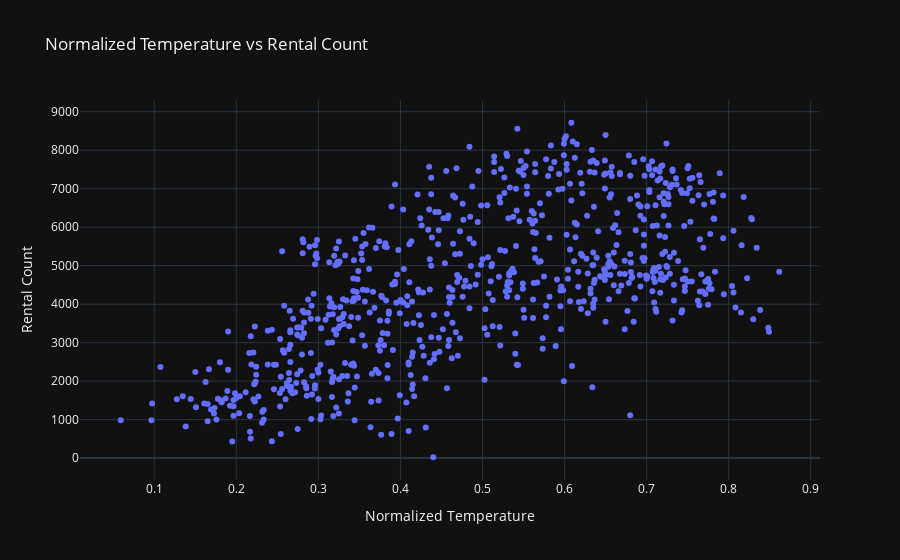

Here is the notebook cell this chart was saved with:
### Markdown cell above
How does temperature affect the number of rentals?

### Code cell
# plt.figure(figsize=(10,6))
# sns.scatterplot(x=dummy_df.temp,y=dummy_df.cnt)
# plt.xlabel("Normalized Temperature")
# plt.ylabel("Rental Count")
# plt.title("Temperature vs Rental Count")
# plt.grid(True)
# plt.show()
fig_temp = px.scatter(
    dummy_df,
    x='temp',
    y='cnt',
    title='Normalized Temperature vs Rental Count',
    labels={'temp': 'Normalized Temperature', 'cnt': 'Rental Count'},

)
fig_temp.show()

### Figure 1 — Plotly figure (JSON) as saved in the notebook; plotly's stock layout.template omitted (floating-point values rounded to 4 significant figures; data arrays with more than 128 entries replaced by an {"elided": "..."} marker saying what was removed)
{"data": [{"hovertemplate": "Normalized Temperature=%{x}<br>Rental Count=%{y}<extra></extra>", "legendgroup": "", "marker": {"color": "#636efa", "symbol": "circle"}, "mode": "markers", "name": "", "orientation": "v", "showlegend": false, "x": {"elided": "731 float values"}, "xaxis": "x", "y": {"elided": "731 int values"}, "yaxis": "y", "type": "scatter"}], "layout": {"xaxis": {"anchor": "y", "domain": [0.0, 1.0], "title": {"text": "Normalized Temperature"}}, "yaxis": {"anchor": "x", "domain": [0.0, 1.0], "title": {"text": "Rental Count"}}, "legend": {"tracegroupgap": 0}, "title": {"text": "Normalized Temperature vs Rental Count"}}}
